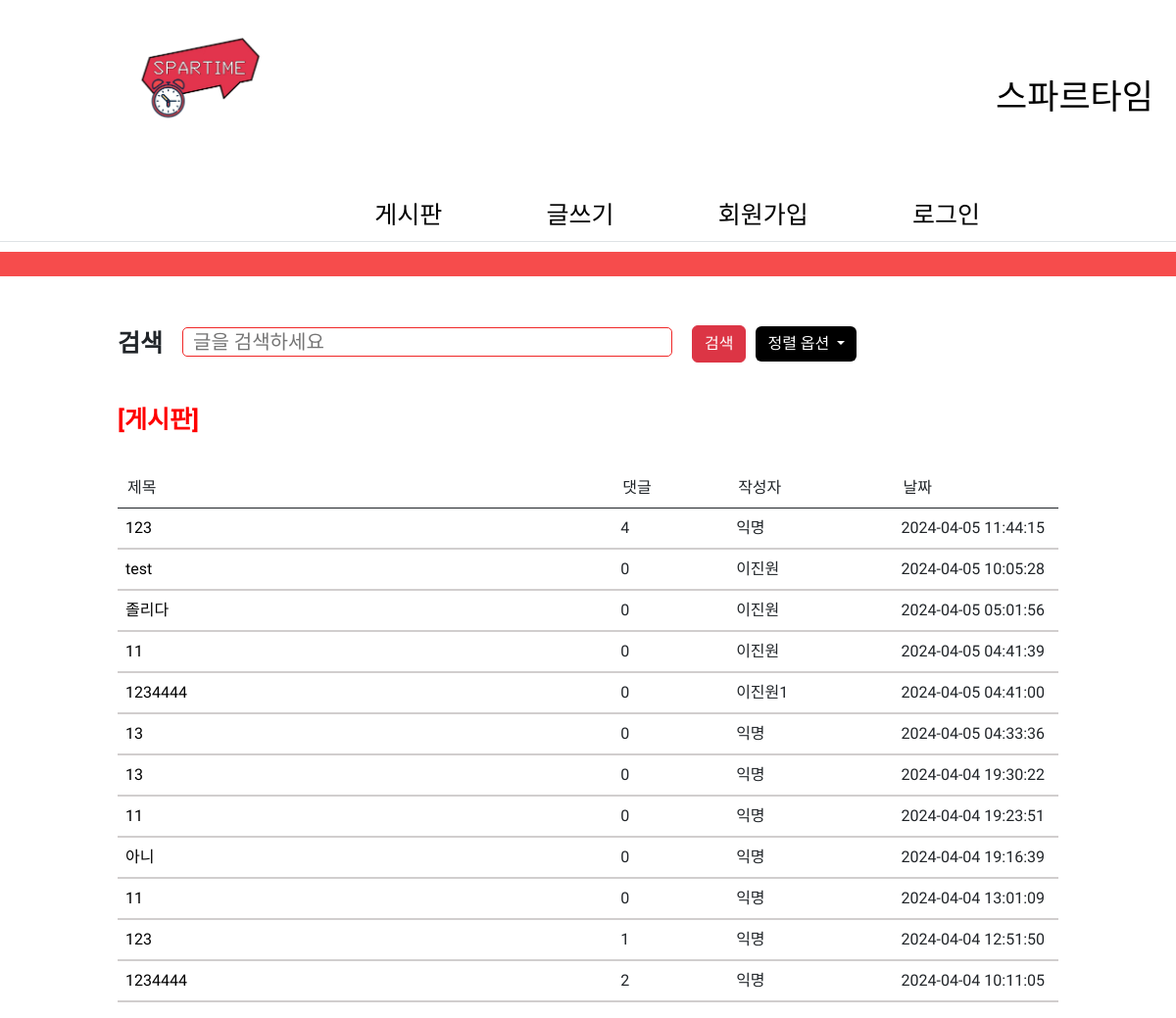
Before: / with the older database file.
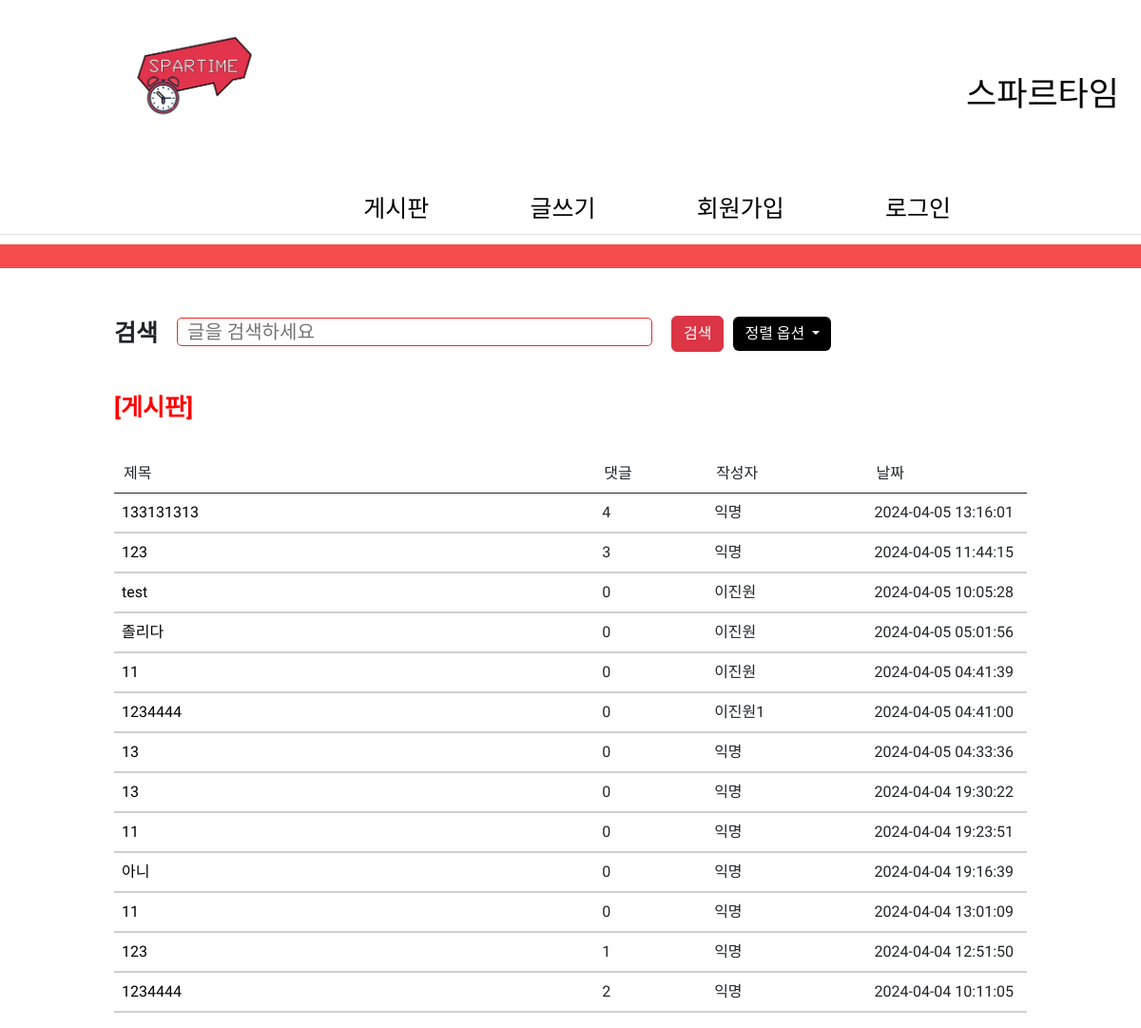
After: the same page with the newer database file.
### app.py (models this page shows)
class Post(db.Model):
    post_id = db.Column(db.Integer, primary_key=True, autoincrement=True)
    post_title = db.Column(db.String(100), nullable=False)
    post_content = db.Column(db.Text, nullable=False)
    post_created_at = db.Column(
        db.DateTime, nullable=False, default=lambda: datetime.now().replace(microsecond=0))
    post_author = db.Column(db.String(50), nullable=False,
                            default='익명')
    @property
    def comment_count(self):
        return Comment.query.filter_by(post_id=self.post_id).count()

### app.py (the view)
@app.route('/')
def index():
    posts = Post.query.order_by(Post.post_created_at.desc()).all()
    return render_template('index.html', data=posts)

### templates/index.html (shortened to what this page needs)
<!DOCTYPE html>
<html lang="en">
<head>
    <link href="https://cdn.jsdelivr.net/npm/bootstrap@5.3.0/dist/css/bootstrap.min.css" rel="stylesheet"
>
    <link rel="stylesheet" type="text/css" href="{{ url_for('static', filename='style.css') }}">
    <link rel="stylesheet" type="text/css" href="{{ url_for('static', filename='style2.css') }}">
    <link rel="stylesheet" type="text/css" href="{{ url_for('static', filename='w_style.css') }}">
    <link rel="stylesheet" type="text/css" href="{{ url_for('static', filename='log_style.css') }}">
    <link rel="stylesheet" type="text/css" href="{{ url_for('static', filename='sub_style.css') }}">
</head>
<body>
    <nav class="navbar border-bottom border-body justify-content-space-between" data-bs-theme="white">
        <div class="ms-3 d-flex align-items-center">
            <img src="{{ url_for('static', filename='images/logo.png') }}" id=ms-3_img alt="로고">
        </div>
        <nav class="navbar navbar-expand-lg">
            <div class="container-fluid">
                <div class="collapse navbar-collapse" id="navbarNav">
                    <ul class="navbar-nav">
                        <li class="nav-item">
                            <a class="nav-link" aria-current="page" id="spartime_banner" href="#">스파르타임</a>
                        </li>
                    </ul>
                </div>
            </div>
        </nav>
        <div class="ms-auto">
            <div class="menu">
                <a class="nav-link" href="/">게시판</a>
            </div>
            <div class="menu">
                <a class="nav-link" href="/writing.html">글쓰기</a>
            </div>
            <div class="menu">
                <a class="nav-link" href="/register">회원가입</a>
            </div>
            <div class="menu">
                <a class="nav-link" href="/login.html">로그인</a>
            </div>
        </div>
    </nav>
    <div class="navbar-divider"></div>
    <div class="search_drop">
        <div class="search-container">
            <span>검색</span>
            <form action="{{ url_for('search') }}" method="GET">
                <input type="text" name="keyword" placeholder="글을 검색하세요" class="search">
                <button type="submit" class="btn btn-danger" id="searchbutton">검색</button>
            </form>
            <div class="dropdown">
                <button class="btn btn-secondary dropdown-toggle" type="button" id="dropdownMenuButton"
                    data-bs-toggle="dropdown" aria-expanded="false">
                    정렬 옵션
                </button>
            </div>
        </div>
    </div>
    <div class="wrap title">
        <h1><a href="#">[게시판]</a></h1>
    </div>
    <table class="table">
        <thead class="thead_scope">
            <tr>
                <th scope="col">제목</th>
                <th scope="col">댓글</th>
                <th scope="col">작성자</th>
                <th scope="col">날짜</th>
            </tr>
        </thead>
        <tbody class="tbody_post">
            {% for post in data %}
            <tr>
                <td><a href="/post/{{ post.post_id }}" class="link">{{ post.post_title }}</a></td>
                <td scope="row">{{ post.comment_count }}</td>
                <td>{{ post.post_author }}</td>
                <td>{{ post.post_created_at }}</td>
            </tr>
            {% endfor %}
        </tbody>
    </table>
</body>
</html>

### static/style.css (style rules this page uses)
#ms-3_img { height: 100px; width: auto; margin-left: -220px }
#spartime_banner { font-size: 35px; margin-left: -180px }
.navbar .nav-link { color: black; }
.menu { display: inline-block; align-self: center; }
.menu+.menu { margin-left: 100px; }
.menu:last-child { margin-right: 100px; }
.search-container { display: flex; align-items: center; font-size: 20px; margin-bottom: 30px; margin-left: 120px }
.search-container span { margin-right: 20px; font-size: 25px; font-weight: bold; }
.wrap.title h1 a { color: red; font-size: 25px; margin: 0 50px; font-weight: bold; margin-left: 120px; text-decoration: none; }
.table { margin-left: 120px; margin-right: 50px; max-width: 80%; overflow-x: auto; border-collapse: collapse; margin-top: 30px; }
tr { padding-left: 50px; padding-right: 50px; border-bottom: none; }
.link { color: black; text-decoration: none; }
.search-container { display: flex; align-items: center; }
.search { margin-right: 50px; }
.tbody_post tr { border-bottom: 2px solid rgb(209, 206, 206); }
.thead_scope th { padding-left: 10px; padding-right: 10px; }
.thead_scope th:nth-child(1) { width: 30%; }
.thead_scope th:nth-child(2) { width: 7%; }
.thead_scope th:nth-child(3) { width: 10%; }
.thead_scope th:nth-child(4) { width: 10%; }
#searchbutton { margin-left: -35px; margin-right: 10px; }

### static/style2.css (style rules this page uses)
.nav-link { margin-top: 50px; }
.navbar-divider { border-top: 25px solid rgb(246, 76, 76); margin: 10px 0; margin-bottom: 50px; }
#ms-3_img { height: 100px; width: auto; margin-left: -220px }
#spartime_banner { font-size: 35px; margin-left: -180px }

### static/w_style.css (style rules this page uses)
.ms-3 { justify-content: center; }
.ms-3 img { margin-right: -200px; height: 40px; width: auto; }
.navbar .nav-link { color: black; }
#ms-3_img { height: 100px; width: auto; margin-left: -220px }
#spartime_banner { font-size: 35px; margin-left: -180px }
.navbar .navbar-expand-lg { display: flex; align-items: center; }
.navbar-nav { color: black; align-items: center; }
.navbar { display: flex; align-items: center; justify-content: space-between; padding-left: 200px; font-weight: bold; font-size: 25px; color: black; margin-bottom: 8px }
.menu { display: inline-block; align-self: center; }
.menu+.menu { margin-left: 100px; }
.menu:last-child { margin-right: 200px; }
table { margin: auto; }
input[type="text"] { border: 1.5px rgb(240, 39, 39) solid; width: 500px; height: 30px; border-radius: 5px; padding-left: 10px; }
.btn-secondary { background-color: black; color: white; border: 0px }

### static/log_style.css (style rules this page uses)
table { margin: auto; }
td { padding: 8px 0; }
input { border: 1.5px rgb(240, 39, 39) solid; width: 500px; height: 40px; border-radius: 5px; padding-left: 10px; }

### static/sub_style.css (style rules this page uses)
table { margin: auto; }
td { padding: 8px 0; }
input { border: 1.5px rgb(240, 39, 39) solid; width: 500px; height: 40px; border-radius: 5px; padding-left: 10px; }

### templates/index.html (style rules this page uses)
* { font-family: "Hahmlet", serif; font-optical-sizing: auto; font-weight: 400; font-style: normal; }

Changed rows visible on the page:
added Post: post_title "133131313", comment_count "4", post_author "익명", post_created_at "2024-04-05 13:16:01"
computed for Post (number 2 of 13 on the later page): comment_count "4" → "3"
